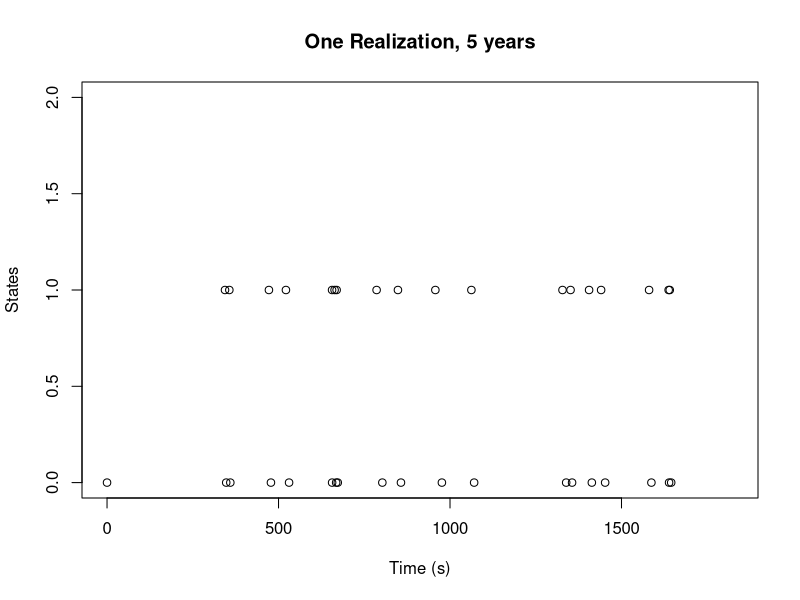

The R source for this figure:
# Problem 1c) + 1d) + 1e)
# Simulate a continuous-time MC over a time period of 1000 years. 

days <- 365
years <- 1000

# Transition rates. Indexing according to state transitioning to. 
# Could naturally also put this in a matrix and make the code simpler below also. 
q0out <- c(0, 0.0090, 0.0010)
q1out <- c(1/7, 0, 0)
q2out <- c(1/20, 0, 0)

# States.
x <- c(0)

# Sojourn times.
s <- c(0)
s_inf <- 0 # For task 1d)

# For task 1e)
E_heavy <- c() # Vector of times between heavy infections, for task 1e). 
heavy_end <- 0
heavy_start <- 0

i <- 1
# Simulate forward in time.
while (tail(s, n= 1) < years*days){
  curr <- x[i]
    if (curr == 0){
    rate <- sum(q0out)
    prob1 <- q0out[2]/rate
    prob2 <- q0out[3]/rate
    # Sojourn time.
    s <- c(s, tail(s,n=1) + rexp(n = 1, rate = rate))
    # Draw from uniform distribution.
    r <- runif(1)
    if (prob1 > r){
      x <- c(x, curr+1)
    } else{
      x <- c(x, curr+2)
      heavy_start <- tail(s, n=1) # For task 1e)
    }
  } else if (curr == 1){
    rate <- sum(q1out)
    prob1 <- q1out[1]/rate
    prob2 <- q1out[3]/rate
    # Sojourn time.
    new_s <- rexp(n = 1, rate = rate)
    s <- c(s, tail(s,n=1) + new_s)
    s_inf <- s_inf + new_s # Add to time infected, for task 1d)
    # Draw from uniform distribution.
    r <- runif(1)
    if (prob1 > r){
      x <- c(x, curr-1)
    } else{
      x <- c(x, curr+1)
      heavy_start <- tail(s, n=1) # For task 1e)
    }
  } else{
    rate <- sum(q2out)
    prob1 <- q2out[1]/rate
    prob2 <- q2out[2]/rate
    # Sojourn time.
    new_s <- rexp(n = 1, rate = rate)
    s <- c(s, tail(s,n=1) + new_s)
    s_inf <- s_inf + new_s # Add to time infected, for task 1d)
    # Draw from uniform distribution.
    r <- runif(1)
    if (prob1 > r){
      x <- c(x, curr-2)
    } else{
      x <- c(x, curr-1)
    }
    
    # For task 1e)
    E_heavy <- c(E_heavy, heavy_start - heavy_end)
    heavy_end <- 0
  }
  i <- i+1
  
  # Shitty code, very messy + not exactly 1000 years :)
}

# Plot one realization over 5 years. 
par_lty <- c(3,2,1)
par_col <- c("blue", "red", "green")

# Find index in s closest to 5 years. 
index <- which(abs(s-days*5)==min(abs(s-days*5)))
plot(s[1:index], x[1:index], xlim = c(0, days*5), ylim = c(0, 2), xlab = "Time (s)", ylab = "States", main = "One Realization, 5 years")

# Calculations in task d).
# Estimate the long-run mean fraction of time that an individual has an infection, 
# based on one realization of 1000 years. 

cat("Mean fraction of time infected ", s_inf/(years*days))
cat("\nExpected time between heavy infections", mean(E_heavy)/365, "years. ")
